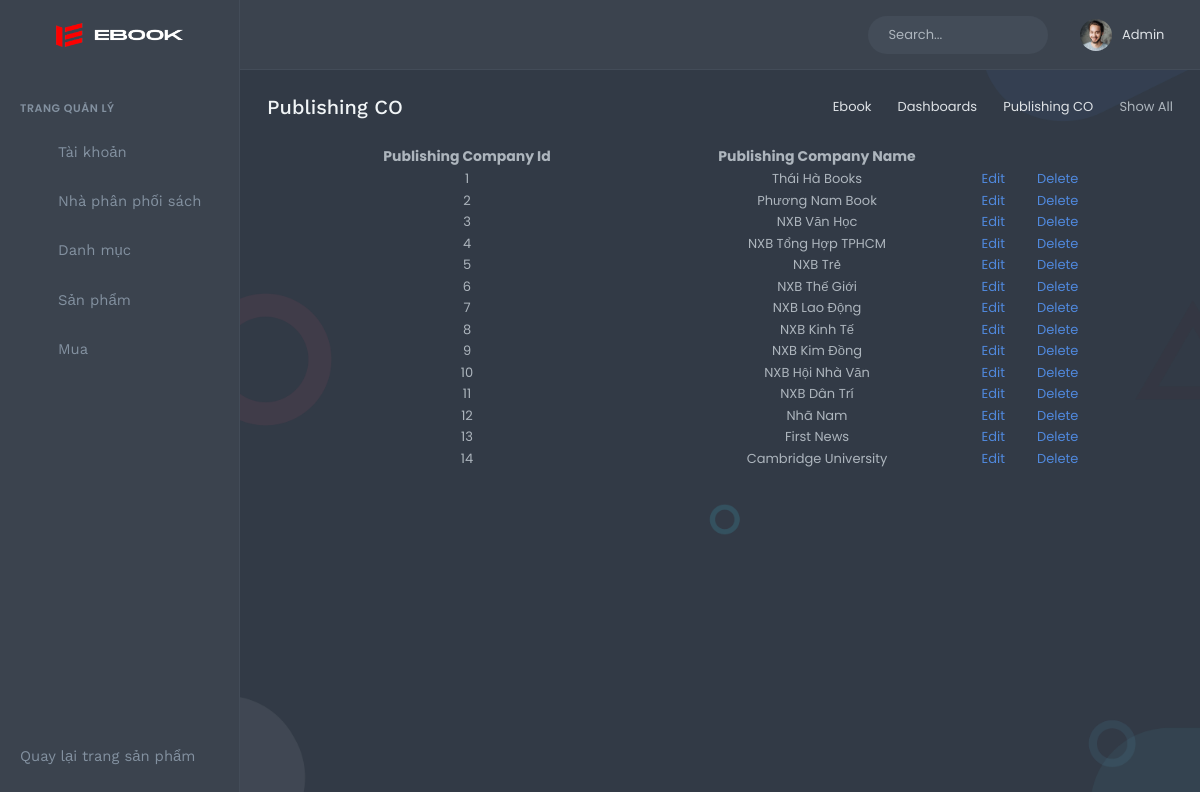
/admin/index.php?act=2, run on the app's committed database.
### tables this page shows
CREATE TABLE IF NOT EXISTS `publishing_company` (
  `Publishing_Company_Id` int(11) NOT NULL AUTO_INCREMENT,
  `Publishing_Company_Name` varchar(50) DEFAULT NULL,
  PRIMARY KEY (`Publishing_Company_Id`)
);

### DBConnect.php (called while the page is built, shortened)
<?php
class DataProvider
{
	public static function ExecuteQuery($sql)
	{
		$connection = mysqli_connect('localhost','root','') or
			die ("couldn't connect to localhost");
		mysqli_select_db($connection, 'Ebook');
		mysqli_query($connection, "set names 'utf8'");
		$result = mysqli_query($connection, $sql);
		return $result;
	}
}

### admin/pages/publisher/list_publisher.php (the view)
<div class="content-page">
    <div class="content">
        <div class="container-fluid">
            <div class="row">
                <div class="col-12">
                    <div class="page-title-box">
                        <div class="page-title-right">
                            <ol class="breadcrumb m-0">
                                <li class="breadcrumb-item"><a href="javascript: void(0);">Ebook</a></li>
                                <li class="breadcrumb-item"><a href="javascript: void(0);">Dashboards</a></li>
                                <li class="breadcrumb-item"><a href="javascript: void(0);">Publishing CO</a></li>
                                <li class="breadcrumb-item active">Show All</li>
                            </ol>
                        </div>
                        <h4 class="page-title">Publishing CO</h4>
                    </div>
                </div>
            </div>
            <table>
                <tr style="text-align: center; font-size: 14px">
                    <th width="400">Publishing Company Id</th>
                    <th width="300">Publishing Company Name</th>
                </tr>
                <?php
                    $sql = "SELECT * FROM publishing_company";
                    $bang = DataProvider::ExecuteQuery($sql);
                    while($row = mysqli_fetch_array($bang))
                    {
                        ?>
                            <tr style="text-align: center;">
                                <td><?php echo $row["Publishing_Company_Id"]; ?></td>
                                <td><?php echo $row["Publishing_Company_Name"]; ?></td>
                                <td>
                                    <a href="index.php?act=2&sub=3&id=<?php echo $row["Publishing_Company_Id"]; ?>">
                                        <i class="far fa-edit"></i>
                                        <span>Edit</span>
                                    </a>
                                    <a onclick="return window.confirm('Delete this item?');" href="index.php?act=2&sub=2&id=<?php echo $row["Publishing_Company_Id"]; ?>">
                                        <i style="margin-left: 15px" class="la la-times-circle-o"></i>
                                        <span >Delete</span>
                                    </a>
                                </td>
                            </tr>
                        <?php
                    }
                ?>
            </table>
        </div>
    </div>
</div>

### admin/assets/css/css.css (style rules this page uses)
table { border-spacing: 5px }

### data on the page
publishing_company: Publishing_Company_Id "1", Publishing_Company_Name "Thái Hà Books"
publishing_company: Publishing_Company_Id "2", Publishing_Company_Name "Phương Nam Book"
publishing_company: Publishing_Company_Id "3", Publishing_Company_Name "NXB Văn Học"
publishing_company: Publishing_Company_Id "4", Publishing_Company_Name "NXB Tổng Hợp TPHCM"
publishing_company: Publishing_Company_Id "5", Publishing_Company_Name "NXB Trẻ"
publishing_company: Publishing_Company_Id "6", Publishing_Company_Name "NXB Thế Giới"
publishing_company: Publishing_Company_Id "7", Publishing_Company_Name "NXB Lao Động"
publishing_company: Publishing_Company_Id "8", Publishing_Company_Name "NXB Kinh Tế"
publishing_company: Publishing_Company_Id "9", Publishing_Company_Name "NXB Kim Đồng"
publishing_company: Publishing_Company_Id "10", Publishing_Company_Name "NXB Hội Nhà Văn"
publishing_company: Publishing_Company_Id "11", Publishing_Company_Name "NXB Dân Trí"
publishing_company: Publishing_Company_Id "12", Publishing_Company_Name "Nhã Nam"
publishing_company: Publishing_Company_Id "13", Publishing_Company_Name "First News"
publishing_company: Publishing_Company_Id "14", Publishing_Company_Name "Cambridge University"
